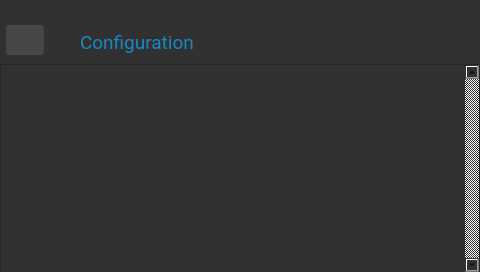
<?xml version="1.0" encoding="UTF-8"?>
<ui version="4.0">
 <class>ConfigurationWindowClinical</class>
 <widget class="QDialog" name="ConfigurationWindowClinical">
  <property name="geometry">
   <rect>
    <x>0</x>
    <y>0</y>
    <width>480</width>
    <height>272</height>
   </rect>
  </property>
  <property name="windowTitle">
   <string>Dialog</string>
  </property>
  <property name="styleSheet">
   <string notr="true">background-color: rgb(49, 49, 49);</string>
  </property>
  <widget class="QPushButton" name="backConfiguration">
   <property name="geometry">
    <rect>
     <x>6</x>
     <y>25</y>
     <width>38</width>
     <height>30</height>
    </rect>
   </property>
   <property name="focusPolicy">
    <enum>Qt::NoFocus</enum>
   </property>
   <property name="styleSheet">
    <string notr="true">border:none;
border-radius:3px;
background-color: rgb(70, 70, 73);</string>
   </property>
   <property name="text">
    <string/>
   </property>
   <property name="icon">
    <iconset resource="../rsc/resource.qrc">
     <normaloff>:/icons/previous.png</normaloff>:/icons/previous.png</iconset>
   </property>
  </widget>
  <widget class="QLabel" name="titleConfiguration">
   <property name="geometry">
    <rect>
     <x>80</x>
     <y>30</y>
     <width>171</width>
     <height>25</height>
    </rect>
   </property>
   <property name="font">
    <font>
     <family>Roboto</family>
     <pointsize>14</pointsize>
    </font>
   </property>
   <property name="styleSheet">
    <string notr="true">color:#1788c3
</string>
   </property>
   <property name="text">
    <string>Configuration</string>
   </property>
  </widget>
  <widget class="QScrollArea" name="scrollAreaConfiguration">
   <property name="geometry">
    <rect>
     <x>0</x>
     <y>64</y>
     <width>480</width>
     <height>209</height>
    </rect>
   </property>
   <property name="styleSheet">
    <string notr="true"> QScrollBar:vertical {
     border: none;
     width: 5px;
 }
 QScrollBar::handle:vertical {
     background:#1788c3;
     min-height: 20px;
 }
 QScrollBar::up-arrow:vertical, QScrollBar::down-arrow:vertical {
     border: 2px #1788c3;
     width: 5px;
     height: 5px;
     background: #1788c3;
 }</string>
   </property>
   <property name="verticalScrollBarPolicy">
    <enum>Qt::ScrollBarAlwaysOn</enum>
   </property>
   <property name="widgetResizable">
    <bool>true</bool>
   </property>
   <widget class="QWidget" name="scrollAreaWidgetContentsConfiguration">
    <property name="geometry">
     <rect>
      <x>0</x>
      <y>0</y>
      <width>464</width>
      <height>207</height>
     </rect>
    </property>
    <widget class="QWidget" name="verticalLayoutWidget">
     <property name="geometry">
      <rect>
       <x>9</x>
       <y>9</y>
       <width>461</width>
       <height>201</height>
      </rect>
     </property>
     <layout class="QVBoxLayout" name="verticalLayoutConfiguration">
      <property name="leftMargin">
       <number>60</number>
      </property>
      <property name="topMargin">
       <number>5</number>
      </property>
      <property name="rightMargin">
       <number>60</number>
      </property>
      <property name="bottomMargin">
       <number>5</number>
      </property>
     </layout>
    </widget>
   </widget>
  </widget>
 </widget>
 <resources>
  <include location="../rsc/resource.qrc"/>
 </resources>
 <connections/>
</ui>
